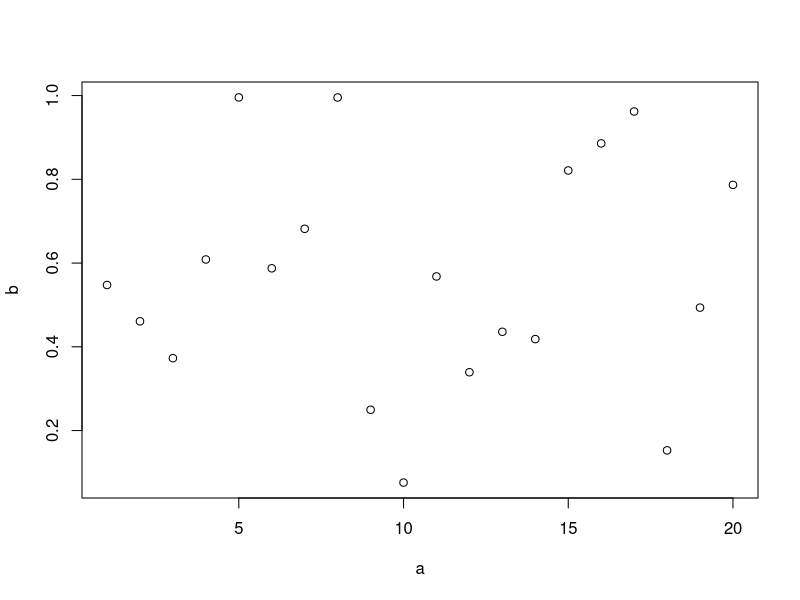
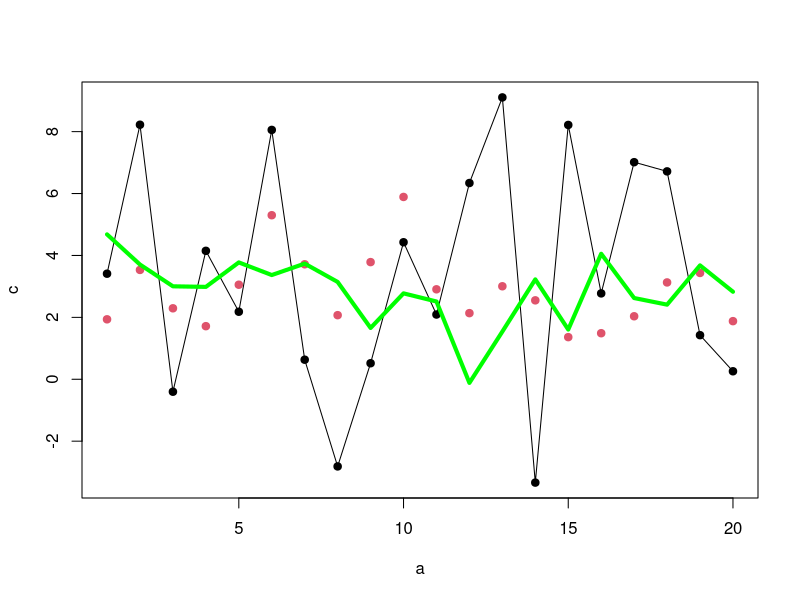
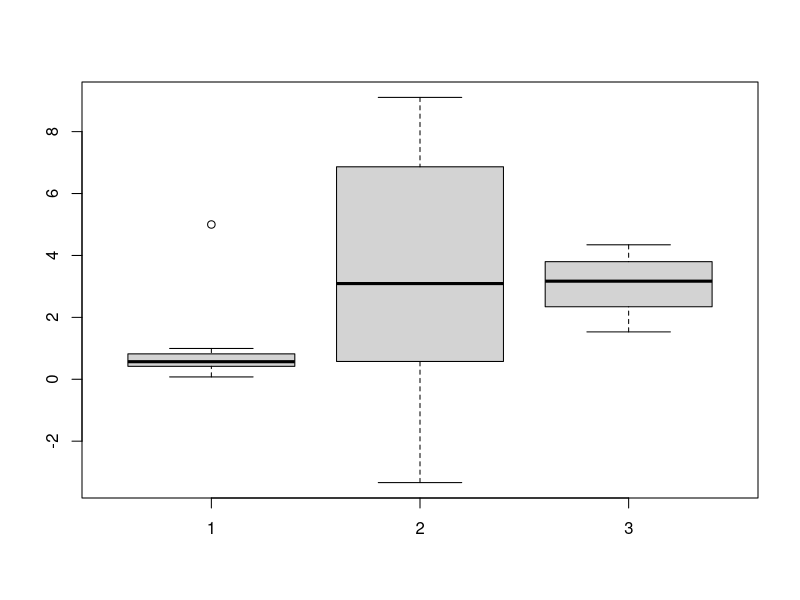
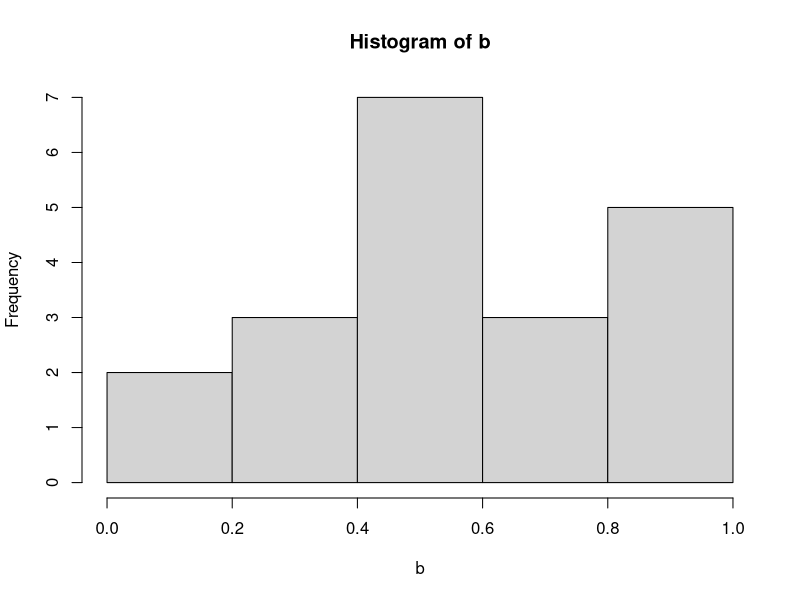
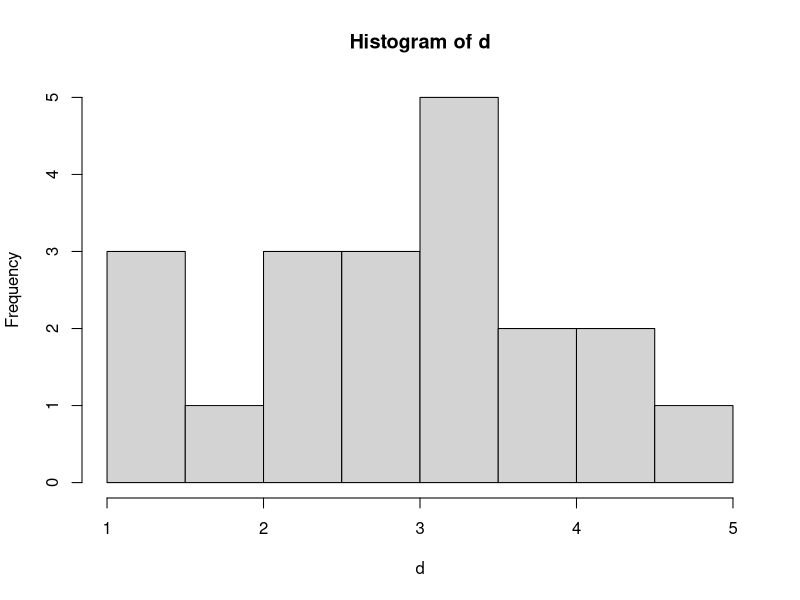
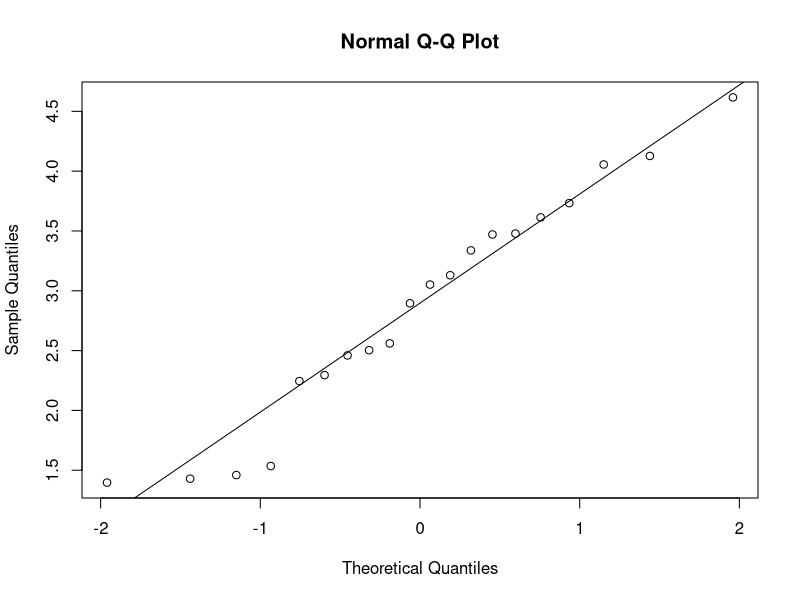
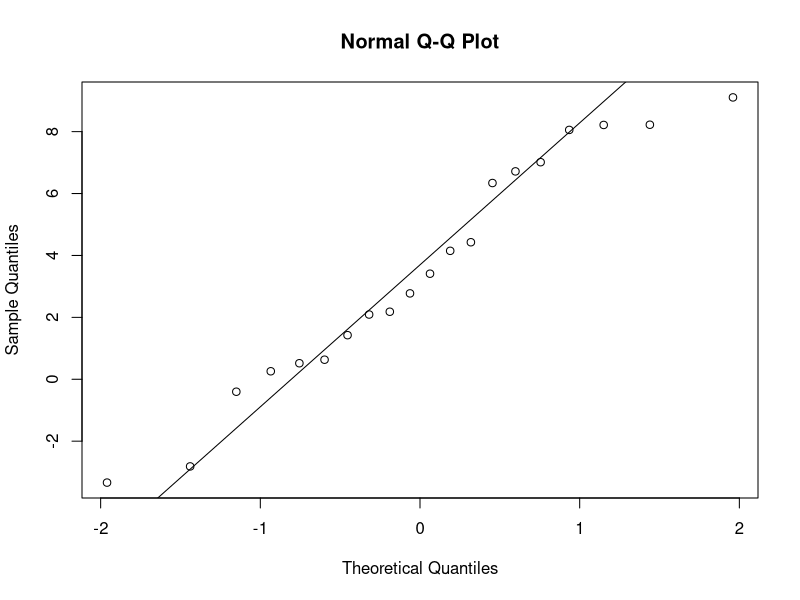
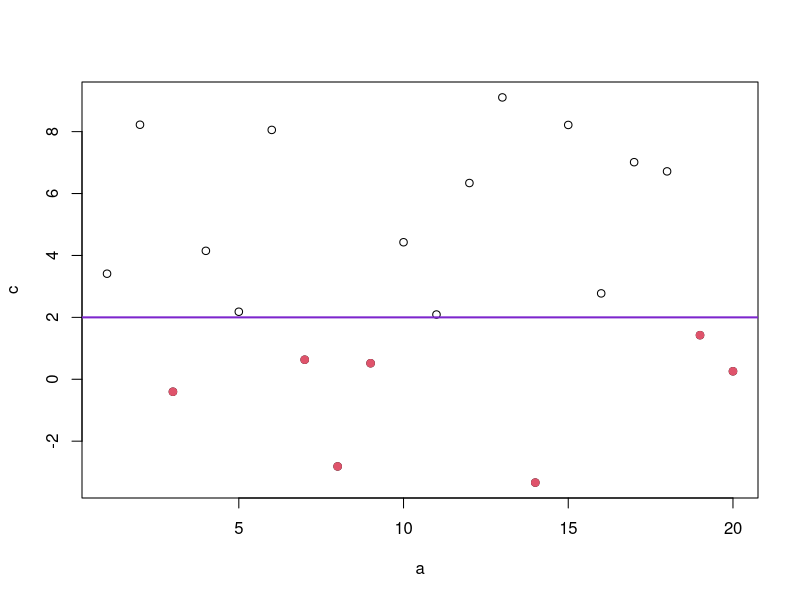

Write the R code that produced these figures, in order.
## Course 02441: Applied Statistics and Statistical Software
## January 2011 by Lasse Engbo Christiansen
##
## This file contains examples given during lectures

###############################################
## Day 1: First R session
###############################################
a<-1:20
b<-runif(20)
c<-rnorm(20,mean=3,sd=4)
plot(a,b)
plot(a,c,type="o",pch=19)
points(a,rnorm(20,3,1),col=2,pch=19)
lines(a,rnorm(20,3,1),col="green",lwd=4)
boxplot(c(b,5),c,rnorm(20,3,1))
d<-rnorm(20,3,1)

mean(b)
mean(c)
var(b)
sd(d)
hist(b)
hist(d)
summary(d)

qqnorm(d)
qqline(d)
## It would be nice to have as a single function:
my.qq <- function(x){
  qqnorm(x)
  qqline(x)
}
class(my.qq)
my.qq(c)

plot(a,c)
points(a[c<2],c[c<2],pch=19,col=2)
abline(h=2,col="purple3",lwd=2)
colors()
?points
?abline

dat<-read.table("humerus.txt",header=TRUE)
summary(dat)
class(dat)
dat[1:4,] ## Indexing as matrix though it is a data.frame
names(dat)  ## Column names of data.frame
dat[,1]
dat$humerus  
dat[["humerus"]]
dat[[1]]
dat[,1]
str(dat)

class(a)
class(b)

which(dat[,2]==1)

e<-matrix(1:12,ncol=3)
e
e<-matrix(1:12,ncol=3,byrow=TRUE)
e[,-2]

dev.print(postscript,file="test.ps")
?postscript
dev.print(postscript,file="test.ps",horizontal=FALSE)

pdf("test2.pdf",width=8,height=3)
plot(a,c)
points(a[c<2],c[c<2],pch=19,col=2)
abline(h=2,col=4,lwd=10)
dev.off()

q()
#rm(list=ls())
